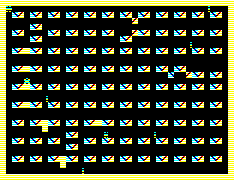

The image is a tile-based game level rendered from a .tmx file. Its description and complete source (layers, tilesets, objects, tile grids) follow:
An orthogonal 39x30 tile map with 6x6 px tiles, 1 tile layer (Tile Layer 1).

<map version="1.10" tiledversion="1.11.0" orientation="orthogonal" renderorder="right-down" width="39" height="30" tilewidth="6" tileheight="6" infinite="0" nextlayerid="2" nextobjectid="1">
 <tileset firstgid="1" source="tileset.tsx" />
 <layer id="1" name="Tile Layer 1" width="39" height="30">
  <data encoding="csv">
16,16,16,16,16,16,16,16,16,16,16,16,16,16,16,16,16,16,16,16,16,16,16,16,16,16,16,16,16,16,16,16,16,16,16,16,16,16,16,
16,4,1,1,1,39,40,1,1,1,1,1,1,1,1,1,1,1,1,1,1,1,1,39,40,1,1,1,1,1,1,1,1,1,27,1,1,1,16,
16,1,19,20,1,19,20,1,19,20,1,19,20,1,19,20,1,19,20,1,19,20,40,19,20,1,19,20,1,19,20,1,19,20,1,19,20,1,16,
16,1,39,40,1,39,40,1,39,40,1,39,40,1,39,40,1,39,40,1,39,40,20,39,40,1,39,40,1,39,40,1,39,40,1,39,40,1,16,
16,1,1,1,1,19,20,1,1,1,1,1,1,1,1,1,1,1,1,1,1,1,1,1,1,1,1,1,1,1,1,1,1,1,1,1,1,1,16,
16,1,19,20,1,39,40,1,19,20,1,19,20,1,19,20,1,19,20,1,39,40,20,19,20,1,19,20,1,19,20,1,19,20,1,19,20,1,16,
16,1,39,40,1,19,20,1,39,40,1,39,40,1,39,40,1,39,40,1,19,20,40,39,40,1,39,40,1,39,40,1,39,40,1,39,40,1,16,
16,1,1,1,1,39,40,1,1,1,1,1,1,1,1,1,1,1,1,1,39,40,1,1,1,1,1,1,1,1,1,27,1,1,1,1,1,1,16,
16,1,19,20,16,19,20,1,19,20,1,19,20,1,19,20,1,19,20,1,19,20,1,19,20,1,19,20,1,19,20,1,19,20,1,19,20,1,16,
16,1,39,40,36,39,40,1,39,40,1,39,40,1,39,40,1,39,40,1,39,40,1,39,40,1,39,40,1,39,40,1,39,40,1,39,40,1,16,
16,1,1,1,1,1,1,1,1,1,1,1,1,1,1,1,1,1,1,1,1,1,1,1,1,1,1,1,1,1,1,1,1,1,1,1,1,1,16,
16,1,19,20,16,19,20,1,19,20,1,19,20,1,19,20,1,19,20,1,19,20,1,19,20,1,19,20,39,19,20,40,39,40,1,39,40,1,16,
16,1,39,40,36,39,40,1,39,40,1,39,40,1,39,40,1,39,40,1,39,40,1,39,40,1,39,40,19,39,40,20,19,20,1,19,20,1,16,
16,1,1,1,5,1,1,1,1,1,1,1,1,1,1,1,1,1,1,1,1,1,1,1,1,1,1,1,1,1,1,1,39,40,1,39,40,1,16,
16,1,19,20,16,19,20,1,19,20,1,19,20,1,19,20,1,19,20,1,19,20,1,19,20,1,19,20,1,19,20,1,19,20,1,19,20,1,16,
16,1,39,40,36,39,40,1,39,40,1,39,40,1,39,40,1,39,40,1,39,40,1,39,40,1,39,40,1,39,40,1,39,40,1,39,40,1,16,
16,1,1,1,1,1,1,27,1,1,1,1,1,1,1,1,1,1,1,1,1,1,1,1,1,1,1,1,1,1,1,1,1,1,1,1,1,1,16,
16,1,19,20,16,19,20,1,19,20,1,19,20,1,19,20,1,19,20,1,19,20,1,19,20,1,19,20,1,19,20,1,19,20,1,19,20,1,16,
16,1,39,40,36,39,40,1,39,40,1,39,40,1,39,40,1,39,40,1,39,40,1,39,40,1,39,40,1,39,40,1,39,40,1,39,40,1,16,
16,1,1,1,1,1,1,1,1,1,1,1,1,1,1,1,1,1,1,1,1,1,1,1,1,1,1,1,1,1,1,1,1,1,1,1,1,1,16,
16,1,19,20,1,19,20,16,19,20,36,19,20,1,19,20,16,19,20,1,19,20,1,19,20,1,19,20,1,19,20,1,19,20,1,19,20,1,16,
16,1,39,40,1,39,40,16,39,40,36,39,40,1,39,40,36,39,40,1,39,40,1,39,40,1,39,40,1,39,40,1,39,40,1,39,40,1,16,
16,1,1,1,1,1,1,1,1,1,1,19,20,1,1,1,1,25,1,1,1,1,1,1,1,27,1,1,1,1,1,1,1,1,1,1,1,1,16,
16,1,19,20,1,19,20,36,19,20,1,39,40,1,19,20,1,19,20,1,19,20,36,19,20,1,19,20,1,19,20,1,19,20,1,19,20,1,16,
16,1,39,40,1,39,40,36,39,40,1,19,20,1,39,40,1,39,40,1,39,40,36,39,40,1,39,40,1,39,40,1,39,40,1,39,40,1,16,
16,1,1,1,1,1,1,1,1,1,1,39,40,1,1,1,1,1,1,1,1,1,1,1,1,1,1,1,1,1,1,1,1,1,1,1,1,1,16,
16,1,19,20,1,19,20,1,19,20,16,19,20,1,19,20,1,19,20,1,19,20,1,19,20,1,19,20,1,19,20,1,19,20,1,19,20,1,16,
16,1,39,40,1,39,40,1,39,40,16,39,40,1,39,40,1,39,40,1,39,40,1,39,40,1,39,40,1,39,40,1,39,40,1,39,40,1,16,
16,1,1,1,1,1,1,1,1,1,1,1,1,27,1,1,1,1,1,1,1,1,1,1,1,1,1,1,1,1,1,1,1,1,1,1,1,1,16,
16,16,16,16,16,16,16,16,16,16,16,16,16,16,16,16,16,16,16,16,16,16,16,16,16,16,16,16,16,16,16,16,16,16,16,16,16,16,16
</data>
 </layer>
</map>